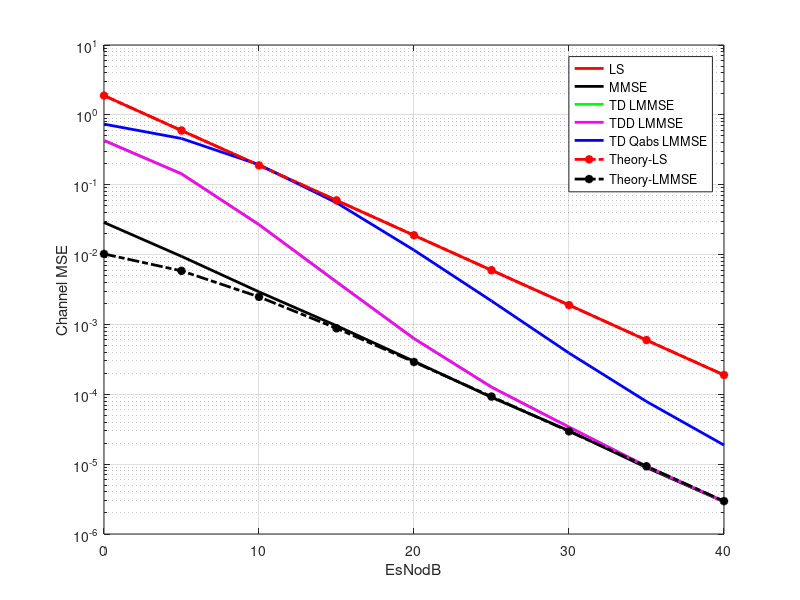

Recreate this plot in MATLAB.
% simulation for channel estimation techniequs using LS, LMMMSE, and
% computationally efficient LMMMSE methods. 
% Prepared by: Hiren Gami

% Ref: J J Van de Beek, "Synchronization and Channel Estimation in OFDM 
% systems", Ph.D thesis,Sept. 1998 

clc
clear all

nCP = 8;%round(Tcp/Ts);
nFFT = 64; 
NT = nFFT + nCP;
F = dftmtx(nFFT)/sqrt(nFFT);

MC = 1500;

EsNodB = 0:5:40;
snr = 10.^(EsNodB/10);
beta = 17/9;
M = 16;
%modObj = modem.qammod(M);
%demodObj = modem.qamdemod(M);
L = 5;
ChEstLS = zeros(1,length(EsNodB));
ChEstMMSE = zeros(1,length(EsNodB));
TD_ChEstMMSE = zeros(1,length(EsNodB));
TDD_ChEstMMSE = zeros(1,length(EsNodB));
TDQabs_ChEstMMSE = zeros(1,length(EsNodB));

for ii = 1:length(EsNodB)
    disp('EsN0dB is :'); disp(EsNodB(ii));tic;
    ChMSE_LS = 0;
    ChMSE_LMMSE=0; 
    TDMSE_LMMSE =0;
    TDDMSE_LMMSE=0;
    TDQabsMSE_LMMSE =0;
    for mc = 1:MC
% Random channel taps
        g = randn(L,1)+1i*randn(L,1);
        g = g/norm(g);
        H = fft(g,nFFT);
% generation of symbol
        X = randi([0 M-1],nFFT,1);  %BPSK symbols
        XD = qammod(X, M)/sqrt(10); % normalizing symbol power
        x = F'*XD;
        xout = [x(nFFT-nCP+1:nFFT);x];        
% channel convolution and AWGN
        y = conv(xout,g);
        nt =randn(nFFT+nCP+L-1,1) + 1i*randn(nFFT+nCP+L-1,1);
        No = 10^(-EsNodB(ii)/10);
        y =  y + sqrt(No/2)*nt;
% Receiver processing
        y = y(nCP+1:NT);
        Y = F*y;
% frequency doimain LS channel estimation 
        HhatLS = Y./XD; 
        ChMSE_LS = ChMSE_LS + ((H -HhatLS)'*(H-HhatLS))/nFFT;
% Frequency domain LMMSE estimation
        Rhh = H*H';
        W = Rhh/(Rhh+(beta/snr(ii))*eye(nFFT));
        HhatLMMSE = W*HhatLS;
        ChMSE_LMMSE = ChMSE_LMMSE + ((H -HhatLMMSE)'*(H-HhatLMMSE))/nFFT;        
% Time domain LMMSE estimation
        ghatLS = ifft(HhatLS,nFFT);
        Rgg = g*g';
        WW = Rgg/(Rgg+(beta/snr(ii))*eye(L));
        ghat = WW*ghatLS(1:L);
        TD_HhatLMMSE = fft(ghat,nFFT);%        
        TDMSE_LMMSE = TDMSE_LMMSE + ((H -TD_HhatLMMSE)'*(H-TD_HhatLMMSE))/nFFT;   

 % Time domain LMMSE estimation - ignoring channel covariance
        ghatLS = ifft(HhatLS,nFFT);
        Rgg = diag(g.*conj(g));
        WW = Rgg/(Rgg+(beta/snr(ii))*eye(L));
        ghat = WW*ghatLS(1:L);
        TDD_HhatLMMSE = fft(ghat,nFFT);%        
        TDDMSE_LMMSE = TDDMSE_LMMSE + ((H -TDD_HhatLMMSE)'*(H-TDD_HhatLMMSE))/nFFT;    
  
  % Time domain LMMSE estimation - ignoring smoothing matrix
        ghatLS = ifft(HhatLS,nFFT);
        TDQabs_HhatLMMSE = fft(ghat,nFFT);%        
        TDQabsMSE_LMMSE = TDQabsMSE_LMMSE + ((H -TDQabs_HhatLMMSE)'*(H-TDQabs_HhatLMMSE))/nFFT;          
         
    end
    ChEstLS(ii) = ChMSE_LS/MC;
    ChEstMMSE(ii)=ChMSE_LMMSE/MC;
    TD_ChEstMMSE(ii)=TDMSE_LMMSE/MC;
    TDD_ChEstMMSE(ii)=TDMSE_LMMSE/MC;
    TDQabs_ChEstMMSE(ii)=TDQabsMSE_LMMSE/MC;
    toc;
end

% Channel estimation 
semilogy(EsNodB,ChEstLS,'r','LineWidth',2);
hold on;grid on;xlabel('EsNodB'); ylabel('Channel MSE');
semilogy(EsNodB,ChEstMMSE,'k','LineWidth',2);
semilogy(EsNodB,TD_ChEstMMSE,'g','LineWidth',2);
semilogy(EsNodB,TDD_ChEstMMSE,'m','LineWidth',2);
semilogy(EsNodB,TDQabs_ChEstMMSE,'b','LineWidth',2);

% Theoratical bound calculation
semilogy(EsNodB,beta./snr,'-.r*','LineWidth',2);
ThLMMSE = (1/nFFT)*(beta./snr).*(1./(1+(beta./snr)));
semilogy(EsNodB,ThLMMSE,'-.k*','LineWidth',2);
legend('LS','MMSE', 'TD LMMSE','TDD LMMSE','TD Qabs LMMSE','Theory-LS', 'Theory-LMMSE');

